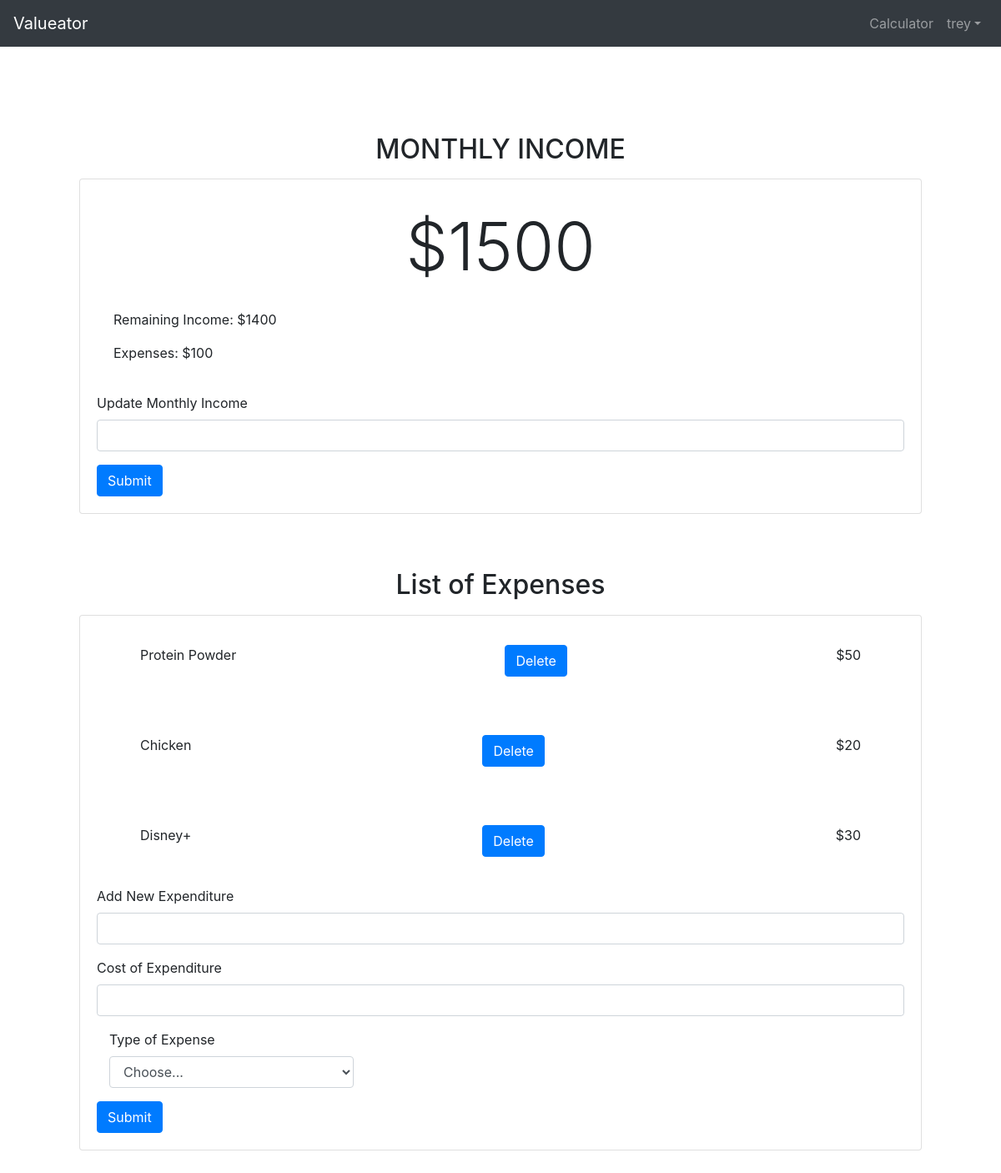
Page /calculator/ (signed in) on the earlier database version.
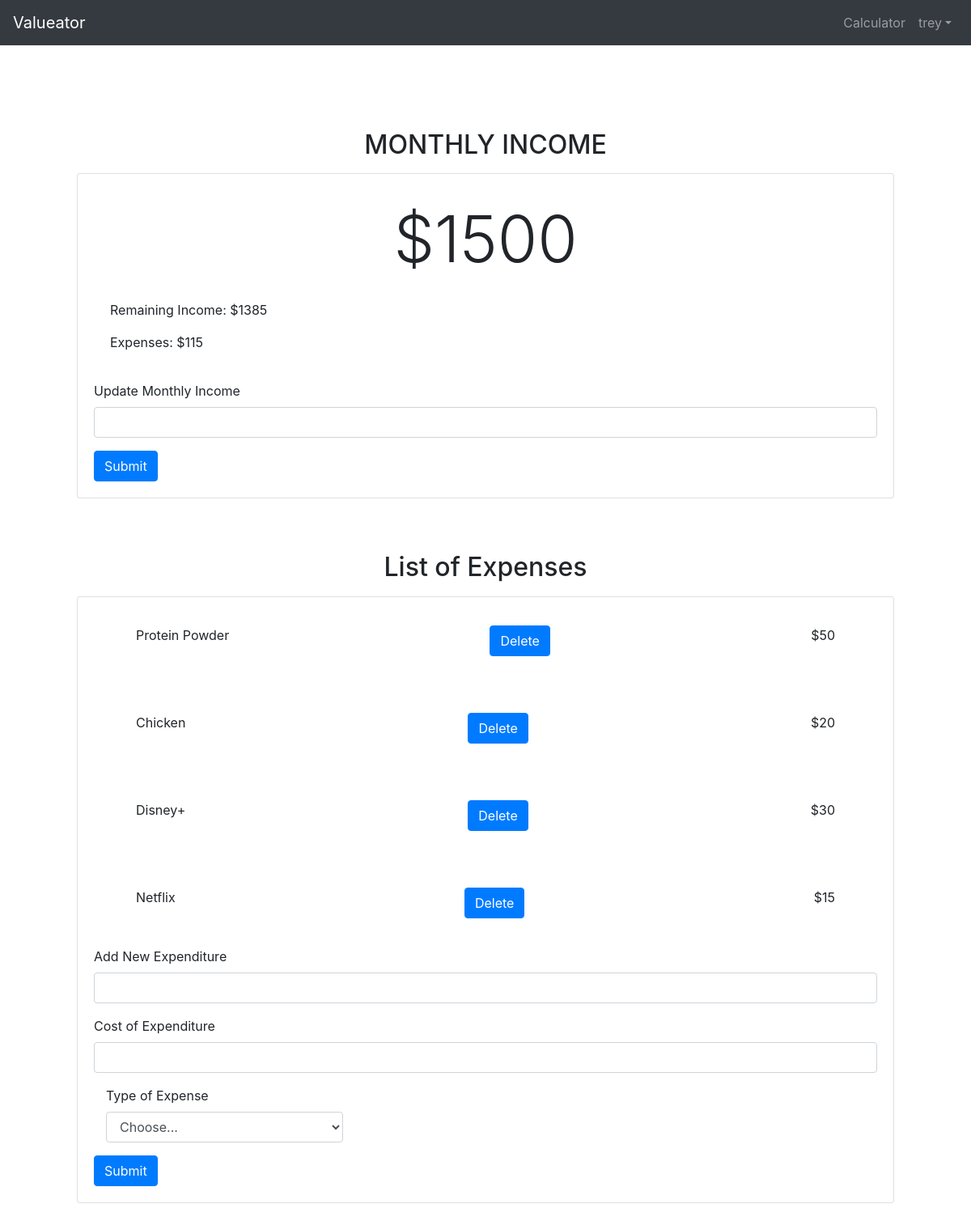
Same page on the later database version.
### Calculator/models.py (models this page shows, shortened)
class Expenditure(models.Model):
    expenditure_text = models.CharField(max_length=50)
    expenditure_price = models.IntegerField(validators=[MinValueValidator(0),MaxValueValidator(1000000)])
    user = models.ForeignKey(settings.AUTH_USER_MODEL, on_delete=models.CASCADE)
    topic = models.ForeignKey(Topics, on_delete=models.CASCADE, null=True)
    sub_hours = models.IntegerField(validators=[MinValueValidator(0),MaxValueValidator(744)], blank=True, null=True)

### Calculator/views.py (the view)
# urls.py: path('', views.calculator, name='calculator'),
def calculator(request):
    try:
        latest_income_list = Income.objects.get(user = request.user)
        latest_expenditure_list = Expenditure.objects.filter(user = request.user)
        topics_list = Topics.objects.all()
        totalExpenditureCost = 0
        for expense_cost in latest_expenditure_list:
            totalExpenditureCost += expense_cost.expenditure_price
        remainingIncome = latest_income_list.income_text - totalExpenditureCost
        context = {
            'latest_income': latest_income_list,
            'latest_expenditure': latest_expenditure_list,
            'topics_list': topics_list,
            'totalExpenditureCost': totalExpenditureCost,
            'remainingIncome': remainingIncome
        }
        return render(request, "Calculator/calculator.html", context)
    except:
        return render(request, "Calculator/calculator.html")

### Calculator/templates/Calculator/calculator.html (shortened to what this page needs)
{% extends 'base.html' %}
{% load static %}
{% block extrahead %}
<link rel="stylesheet" type="text/css" href="{% static 'css/calculator.css' %}">
{% endblock %}
{% block content %}
<div class="page-container" id="page-body">
    <div class='income-section'>
        <h2 class='text-center mb-3'>MONTHLY INCOME</h2>
        <div class='card mb-3'>
        {%if latest_income %}
                <div class='card-body'>
                    <p class='lead'>${{ latest_income.income_text }}</p>
                    <p class='r-income'>Remaining Income: ${{ remainingIncome }}</p>
                    <p class='exp-total'>Expenses: ${{ totalExpenditureCost }}</p>
                </div>
                <form method='POST' action="{% url 'Calculator:addIncome' %}">
                    <div class='form-group'>
                        <label for='add-income'>Update Monthly Income</label>
                        <input class='form-control' id='add-income' name='income_text'>
                    </div>
                    <button type="submit" class="btn btn-primary">Submit</button>
                </form>
        {% endif %}
        </div>
    </div>
    <div class='expenditure-list'>
        <h2 class='text-center mb-3'>List of Expenses</h2>
        <div class='card mb-3'>
        {%if latest_expenditure %}
            {% for expenditure in latest_expenditure %}
                    <div class='card-body'>
                        <div class='exp-info'>
                            <p class='exp-name'>{{ expenditure.expenditure_text }}</p>
                            <p class='exp-cost'>${{ expenditure.expenditure_price }}</p>
                            <form method='POST' action="{% url 'Calculator:deleteExpenditure' expenditure.id %}">
                                <button type="submit" class="btn btn-primary">Delete</button>
                            </form>
                        </div>
                    </div>
            {% endfor %}
            <form method='POST' action="{% url 'Calculator:addExpenditure' %}">
                <div class='form-group'>
                    <label for='add-expenditure'>Add New Expenditure</label>
                    <input class='form-control' id='add-expenditure' name='expenditure_text'>
                </div>
                <div class='form-group'>
                    <label for='add-expenditure-price'>Cost of Expenditure</label>
                    <input class='form-control' id='add-expenditure-price' name='expenditure_price'>
                </div>
                <div class="form-group col-md-4">
                    <div id="exp-type">
                        <label for="topic_text">Type of Expense</label>
                        <select id="topic_text" class="form-control" name="topic_text">
                        <option selected>Choose...</option>
                        </select>
                    </div>
                </div>
                <button type="submit" class="btn btn-primary">Submit</button>
            </form>
        {% endif %}
        </div>
    </div>
    {% endblock %}

Differences in the rows shown:
added Expenditure: expenditure_text "Netflix", expenditure_price "15"
Other differences:
{{ remainingIncome }}: "1400" → "1385"
{{ totalExpenditureCost }}: "100" → "115"
